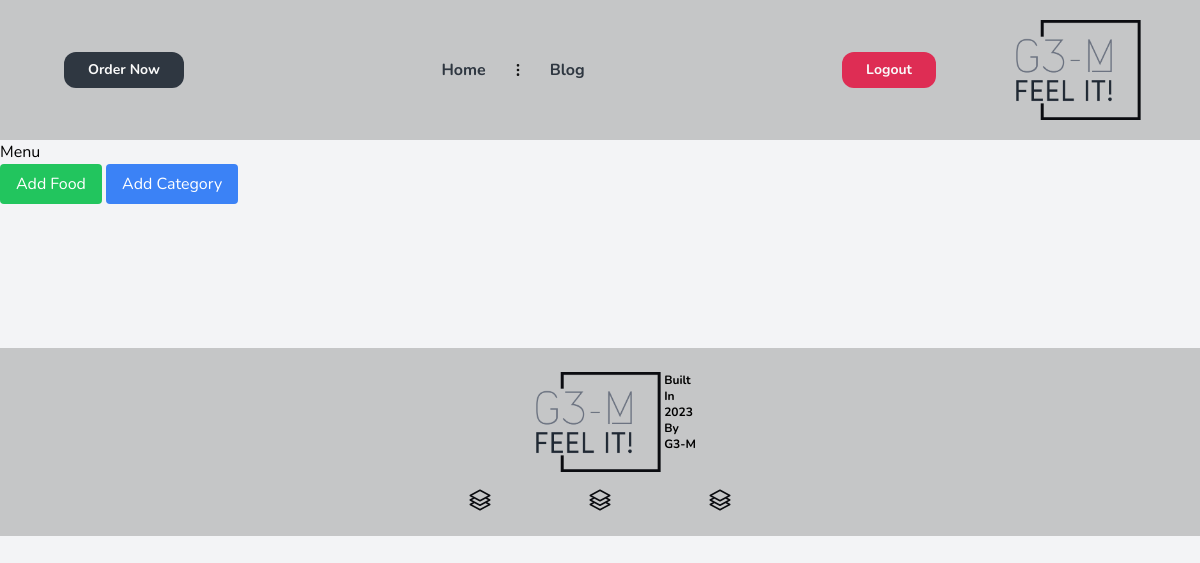
/foods/list-food (signed in), run on an earlier commit of the app's database.
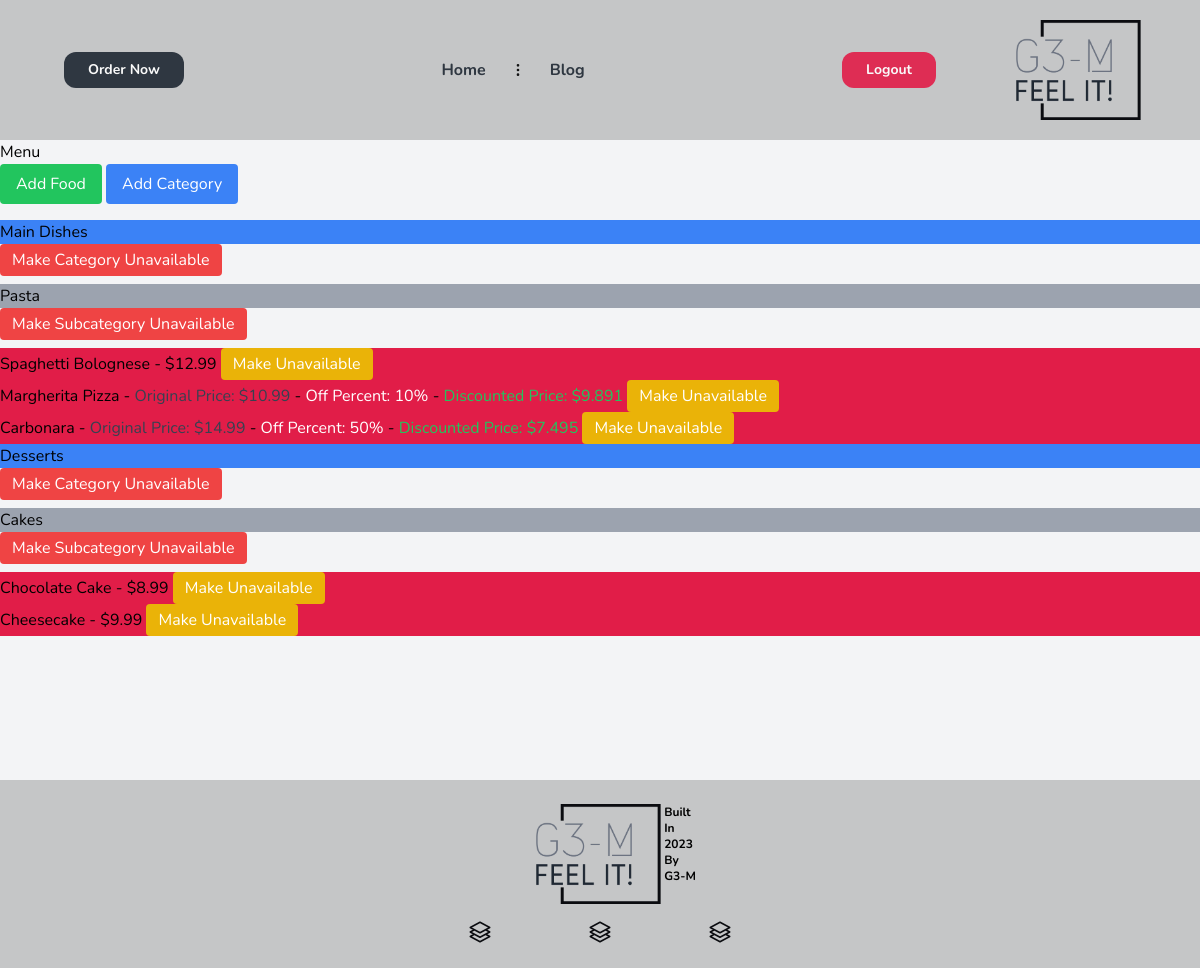
And on a later commit of the database.
### foodmenu/models.py (models this page shows, shortened)
class Category(models.Model):
    name = models.CharField(max_length=100, unique=True)
    parent = models.ForeignKey('self', on_delete=models.CASCADE, null=True, blank=True, related_name='subcategories')
    @property
    def is_subcategory(self):
        return self.parent is not None

class Food(models.Model):
    name = models.CharField(max_length=100)
    price = models.DecimalField(max_digits=10, decimal_places=2)
    availability = models.BooleanField(default=True)
    off = models.PositiveSmallIntegerField(default=0)
    category = models.ForeignKey('Category', on_delete=models.PROTECT)
    @property
    def price_after_off(self):
        return self.price - (self.price * self.off / 100)

### foodmenu/views.py (the view)
# urls.py: path('list-food', views.ListFoodView.as_view(), name='list-food'),
class ListFoodView(AccessMixin, View):
    template_name = 'Food_ListTemplate.html'
    login_url = 'users:login'
    def get(self, request):
        if not self.request.user or not is_staff_or_superuser(self.request.user):
            messages.error(request, 'You are not allowed to this page')
            return self.handle_no_permission()
        menu_data = json_menu_generator()
        return render(request, self.template_name, {'menu_data': menu_data})

### foodmenu/views.py (called while the page is built)
def is_staff_or_superuser(user):
    return user.is_active and (user.is_staff or user.is_superuser)

### templates/Food_ListTemplate.html (shortened to what this page needs)
{% extends "base.html" %}
{% load widget_tweaks %}
{% block content %}
    <h1>Menu</h1>
    <div class="mb-4">
        <button class="bg-green-500 text-white px-4 py-2 rounded">Add Food</button>
        <button class="bg-blue-500 text-white px-4 py-2 rounded">Add Category</button>
    </div>
    {% for category in menu_data %}
        <h2 class="bg-blue-500">{{ category.name }}</h2>
        <div class="mb-2">
            <button class="bg-red-500 text-white px-3 py-1 rounded">Make Category Unavailable</button>
        </div>
        {% for subcategory in category.subcategories %}
            <h3 class="bg-gray-400">{{ subcategory.name }}</h3>
            <div class="mb-2">
                <button class="bg-red-500 text-white px-3 py-1 rounded">Make Subcategory Unavailable</button>
            </div>
            {% if subcategory.foods %}
                <ul>
                    {% for food in subcategory.foods %}
                        <li class="bg-rose-600">
                            {{ food.name }} -
                            {% if food.off_percent %}
                                <span class="text-gray-700">Original Price: ${{ food.original_price }}</span> -
                                <span class="text-white">Off Percent: {{ food.off_percent }}%</span> -
                                <span class="text-green-500">Discounted Price: ${{ food.price_after_off }}</span>
                            {% else %}
                                ${{ food.original_price }}
                            {% endif %}
                            <button class="bg-yellow-500 text-white px-3 py-1 rounded">Make Unavailable</button>
                        </li>
                    {% endfor %}
                </ul>
            {% endif %}
        {% endfor %}
    {% endfor %}
{% endblock %}

### templates/base.html (shortened to what this page needs)
{% load static %}
<!DOCTYPE html>
<html lang="en">
<head>
    <link rel="stylesheet" href="{% static 'src/styles.css' %}">
</head>
<body class="bg-gray-100 font-enfont">
    <div class="bg-cafe-white flex  px-4 py-5">
        <nav class=" px-4 lg:py-4 flex justify-between items-center bg-cafe-white  w-full lg:mx-8 opacity-90">
        <div>
            <a class="hidden lg:inline-block py-2 px-6 bg-cafe-gray hover:bg-cafe-blue text-sm text-white font-bold rounded-xl transition duration-200" href="">Order Now</a>
        </div>
		<ul class="hidden lg:flex lg:items-start lg:justify-center lg:w-auto lg:space-x-6">
			<li class="place-self-center"><a class="text-md text-cafe-gray hover:text-blue-600 font-bold" href="{% url 'core:home' %}">Home</a></li>
			<li class="place-self-center">
				<svg xmlns="http://www.w3.org/2000/svg" fill="black" stroke="black" class="w-4 h-4 current-fill" viewBox="0 0 24 24">
					<path stroke-linecap="round" stroke-linejoin="round" stroke-width="2" d="M12 5v0m0 7v0m0 7v0m0-13a1 1 0 110-2 1 1 0 010 2zm0 7a1 1 0 110-2 1 1 0 010 2zm0 7a1 1 0 110-2 1 1 0 010 2z" />
				</svg>
			</li>
			<li class="place-self-center"><a class="text-md text-cafe-gray hover:text-blue-600 font-bold " href="{% url 'blog:list-blog' %}">Blog</a></li>
		</ul>
        <div class="flex">
            {% if not user.is_authenticated %}
            <a class="hidden lg:inline-block lg:ml-auto lg:mr-3 py-2 px-6 bg-gray-50 hover:bg-gray-100 text-sm text-gray-900 font-bold  rounded-xl transition duration-200" href="{% url 'users:login' %}">Sign In</a>
            <a class="hidden lg:inline-block py-2 px-6 bg-blue-500 hover:bg-blue-600 text-sm text-white font-bold rounded-xl transition duration-200" href="{% url 'users:register' %}">Sign up</a>
            {% else %}
            <a class="hidden lg:inline-block py-2 px-6 bg-rose-600 hover:bg-cafe-gray text-sm text-white font-bold rounded-xl transition duration-200" href="{% url 'users:logout' %}">Logout</a>
            {% endif %}
        </div>
        </nav>
        <img class="w-24 h-fit mr-3 lg:w-40 lg:mr-10" src="{% static 'src/Logo.png' %}">
    </div>
    <div class="mb-36 h-full">
        {% block content %}{% endblock %}
    </div>
    <footer class="bg-cafe-white flex flex-col items-center bottom-0 w-full z-30 py-6">
    <div class="mb-4 flex">
        <img class="w-16 lg:w-40 h-fit" src="{% static 'src/Logo.png' %}">
        <div class="lg:flex flex-col hidden">
            <p class="font-bold text-xs ">Built </p>
            <p class="font-bold text-xs "> In </p>
            <p class="font-bold text-xs "> 2023 </p>
            <p class="font-bold text-xs "> By </p>
            <p class="font-bold text-xs "> G3-M</p>
        </div>
    </div>
    <div class="flex items-center text-cafe-black gap-x-24 inline-block">
        </div>
    </footer>
</body>
</html>

What changed in the data, as far as the page shows it:
added Category: name "Main Dishes"
added Category: name "Pasta"
added Food: name "Spaghetti Bolognese", original_price "12.99"
added Food: name "Margherita Pizza", original_price "10.99"
added Food: name "Carbonara", original_price "14.99"
added Category: name "Desserts"
added Category: name "Cakes"
added Food: name "Chocolate Cake", original_price "8.99"
added Food: name "Cheesecake", original_price "9.99"
Also different on the page:
new list line: "Make Category Unavailable Make Subcategory Unavailable - $ Make Unavailable - Original Price: $ - Off Percent: 10 % - Discounted Price: $ 9.891 Make Unavailable - Original Price: $ - Off Percent: 50 % - Discounted Price: $ 7.495 Make Unavailable"
new list line: "Make Category Unavailable Make Subcategory Unavailable - $ Make Unavailable - $ Make Unavailable"
